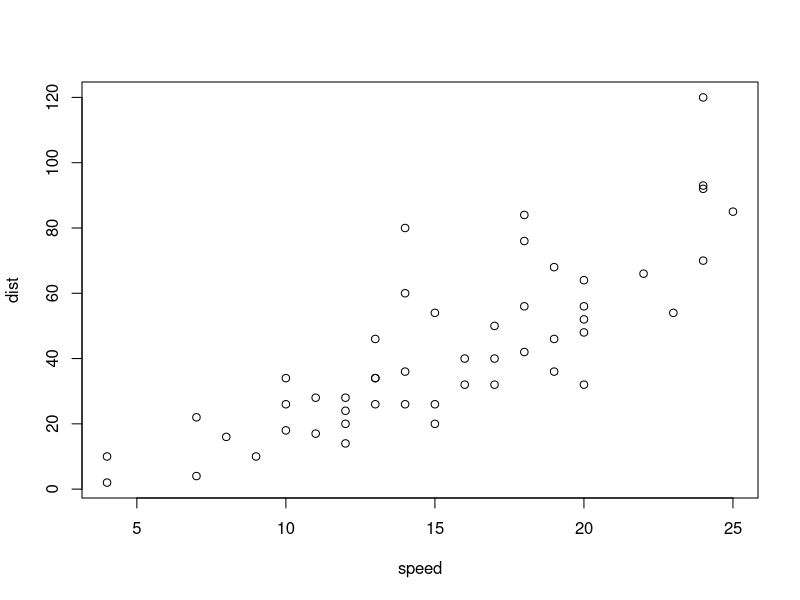
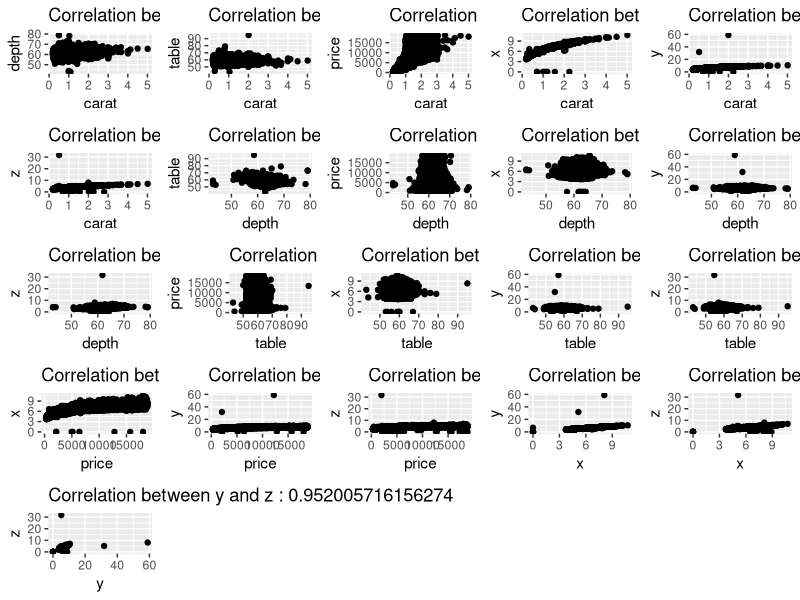

The R source for these figures, in order:
## ---- chunk 1
summary(cars)
## ---- chunk 2
plot(cars)
## ---- chunk 3
#In order to make sure the method can be used on any data, we will create a function to generically extract all numeric columns from any data frame.
numscol<-function(dataframe){ #create a function called numscol with an input data frame variable called dataframe in the function
  nums<-dataframe[sapply(dataframe,is.numeric)] #using "is.numeric" in sapply() to choose only numberic columns in dataframe, and create a variable nums that only contains those numberic columns in dataframe 
} #finish function
require(ggplot2) #load ggplot2 package to get diamonds dataframe
data(diamonds) #load diamonds data frame
print(numscol(diamonds)) #test numscol function by using diamonds data frame and output the numeric columns by using print()
## ---- chunk 4
#We will create a function to solve this problem. In the function, we will use for loop to create two variables, one is for pair of variable names and the other is the corresponding pearson correlation coefficient. Then, put the two variables into a data frame.
pearson_cor<-function(dataframe){ #create a function called pearson_cor with an input data frame variable called dataframe in the function
  Pair_of_variables<-c() #create a variable Pair_of_variables, will put pair of variable names in it
  Pearson_cor_coeff<-c() #create a variable Pair_of_variables, will put corresponding Pearson correlation coefficient in it
  dataframenum<-numscol(dataframe) #create a variable dataframenum that contains all numeric colomn names in dataframe by using the numscol() we defined above
  n=1 #create a variable n that will represent positions in Pair_of_variables and Pearson_cor_coeff, we will use it to go through all positions in Pair_of_variables and Pearson_cor_coeff, let it equal to 1 first
  for (i in 1:(ncol(dataframenum)-1)){ #use for loop to go through from the first colomn name to the penult in dataframe
    for (j in (i+1):ncol(dataframenum)){ #use for loop to go through from the i+1th colomn name to the last in dataframe
      Pair_of_variables[n]  <- paste(colnames(dataframenum)[i],"-",colnames(dataframenum)[j],sep="") #using paste() to write pair of variable names in a single string separated by a -, and put into Pair_of_variables
      Pearson_cor_coeff[n]  <- cor(dataframenum[ ,i],dataframenum[ ,j],method="pearson") #using cor() to calculate the Pearson correlation coefficient between the ith colomn and jth colomn in dataframenum, and write dwon the result in Pearson_cor_coeff
      n=n+1 #add 1 to n in order to go to the next positions in Pair_of_variables and Pearson_cor_coeff
    } #finish second for loop
  }#finish first for loop
  newdata<-data.frame(Pair_of_variables, Pearson_cor_coeff) #create a data frame called newdata, put Pair_of_variables and Pearson_cor_coeff into it 
  newdata #output newdata 
} #finish function
require(ggplot2) #load ggplot2 package to get diamonds dataframe
data(diamonds) #load diamonds data frame
pearson_cor(diamonds) #test pearson_cor() by using diamonds data
## ---- chunk 5
sca_plot<-function(dataframe){
  require(ggplot2)
  require(grid)
  require(gridExtra)
  dataframep<-numscol(dataframe)
  splotall<-list()
  n=1
  for (i in 1:(ncol(dataframep)-1)){
    for (j in (i+1):ncol(dataframep)){
      plotdata<-data.frame(dataframep[,i],dataframep[,j])
      colnames(plotdata)<-c(colnames(dataframep)[i],colnames(dataframep)[j])
      xyPCorr<-cor(dataframep[,i],dataframep[,j],method="pearson")
      splotall[[n]] <- (ggplot(plotdata,aes_string(x=colnames(dataframep)[i],y=colnames(dataframep)[j]))+geom_point()+ggtitle(paste("Correlation between",colnames(dataframep)[i],"and",colnames(dataframep)[j],":",xyPCorr)))
      n=n+1
    }
  }
  do.call(grid.arrange,splotall)
}
sca_plot(diamonds)
